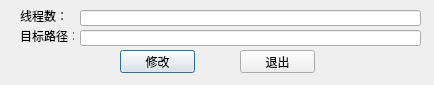
<?xml version="1.0" encoding="UTF-8"?>
<ui version="4.0">
 <class>Dialog</class>
 <widget class="QDialog" name="Dialog">
  <property name="geometry">
   <rect>
    <x>0</x>
    <y>0</y>
    <width>434</width>
    <height>85</height>
   </rect>
  </property>
  <property name="windowTitle">
   <string>Dialog</string>
  </property>
  <widget class="QLabel" name="label">
   <property name="geometry">
    <rect>
     <x>20</x>
     <y>10</y>
     <width>54</width>
     <height>12</height>
    </rect>
   </property>
   <property name="text">
    <string>线程数：</string>
   </property>
  </widget>
  <widget class="QLabel" name="label_2">
   <property name="geometry">
    <rect>
     <x>20</x>
     <y>30</y>
     <width>54</width>
     <height>12</height>
    </rect>
   </property>
   <property name="text">
    <string>目标路径：</string>
   </property>
  </widget>
  <widget class="QLineEdit" name="lineEdit">
   <property name="geometry">
    <rect>
     <x>80</x>
     <y>10</y>
     <width>341</width>
     <height>16</height>
    </rect>
   </property>
  </widget>
  <widget class="QLineEdit" name="lineEdit_2">
   <property name="geometry">
    <rect>
     <x>80</x>
     <y>30</y>
     <width>341</width>
     <height>16</height>
    </rect>
   </property>
  </widget>
  <widget class="QPushButton" name="pushButton">
   <property name="geometry">
    <rect>
     <x>120</x>
     <y>50</y>
     <width>75</width>
     <height>23</height>
    </rect>
   </property>
   <property name="text">
    <string>修改</string>
   </property>
  </widget>
  <widget class="QPushButton" name="pushButton_2">
   <property name="geometry">
    <rect>
     <x>240</x>
     <y>50</y>
     <width>75</width>
     <height>23</height>
    </rect>
   </property>
   <property name="text">
    <string>退出</string>
   </property>
  </widget>
 </widget>
 <resources/>
 <connections/>
</ui>
